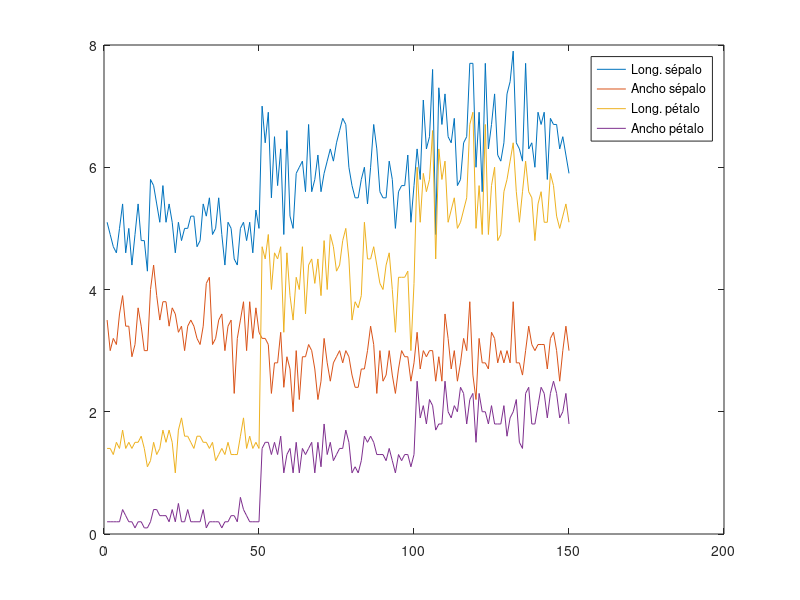

Reproduce this figure in MATLAB.
% Autores: Erik Cuevas, Omar Avalos, Arturo Valdivia y Primitivo Díaz         
% Se carga el conjunto de observaciones
% Programa 1.5 Ejemplo del uso de la función filloutliers en MatLAB.

load fisheriris.mat
% Se define cuantas observaciones tiene el conjunto de datos
N=size(meas,1);
% Se define el vector en el eje x
t=1:N
% Se grafican las observaciones en sus diferentes características 
plot(t,meas)
legend('Long. sépalo','Ancho sépalo','Long. pétalo','Ancho pétalo')
